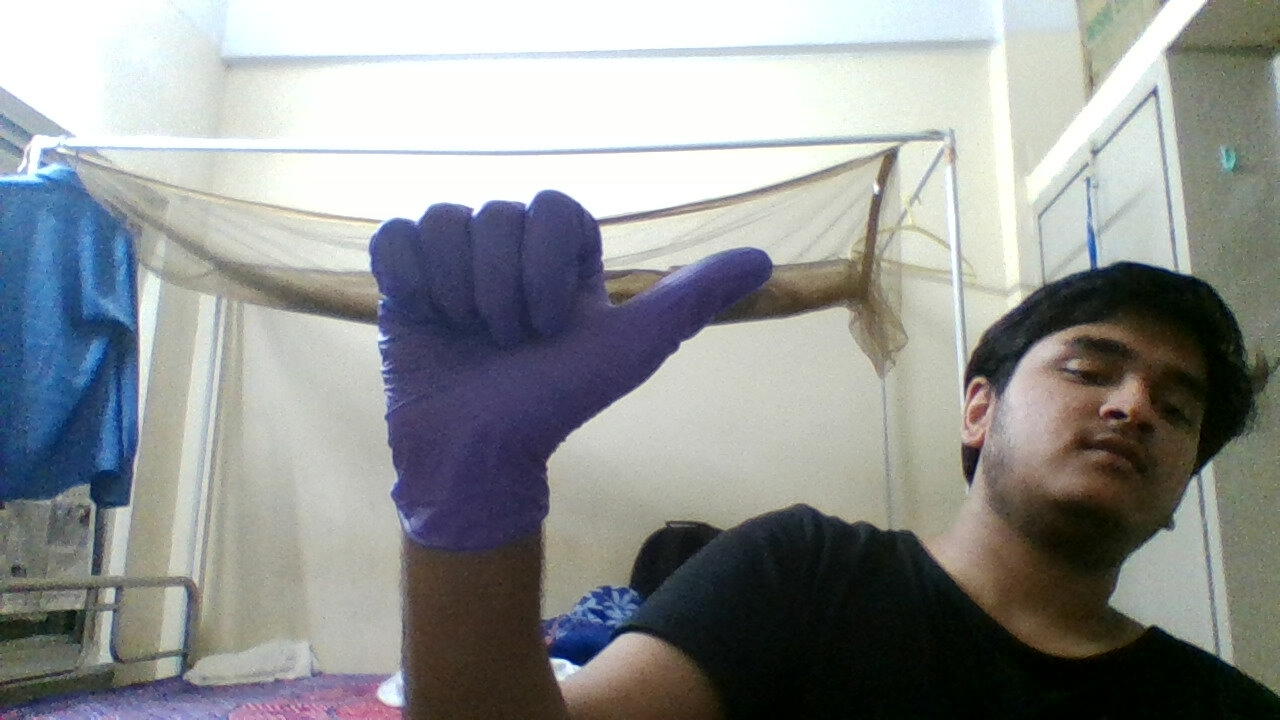
#> input picture ph1.jpg, 1280 x 720 px
$ python extreme.py   (older library calls are emulated)
#> lines starting #> are read from the running program, lines starting #| are printed output that depends on the picture; after the words box and inside, x2 and y2 are one past the last pixel; in counts of white or black regions, pixels touching at a corner belong together; long printed decimals are rounded
import cv2
import numpy as np
import imutils
import serial
#ser = serial.Serial('/dev/ttyACM0', baudrate = 9600)       #ACM0

#ser.write(b'70')

cp1 = cv2.imread('ph1.jpg')
#> cp1 is the input picture: shape (720, 1280, 3); mean B, G, R 145.8, 146.2, 143.3
hsa = cv2.cvtColor(cp1, cv2.COLOR_BGR2HSV)
#> hsa: shape (720, 1280, 3); mean H, S, V 59.5, 57.7, 155.2

lower_blue = np.array([110,50,50])
upper_blue = np.array([130,255,255])

mask2 = cv2.inRange(hsa, lower_blue, upper_blue)
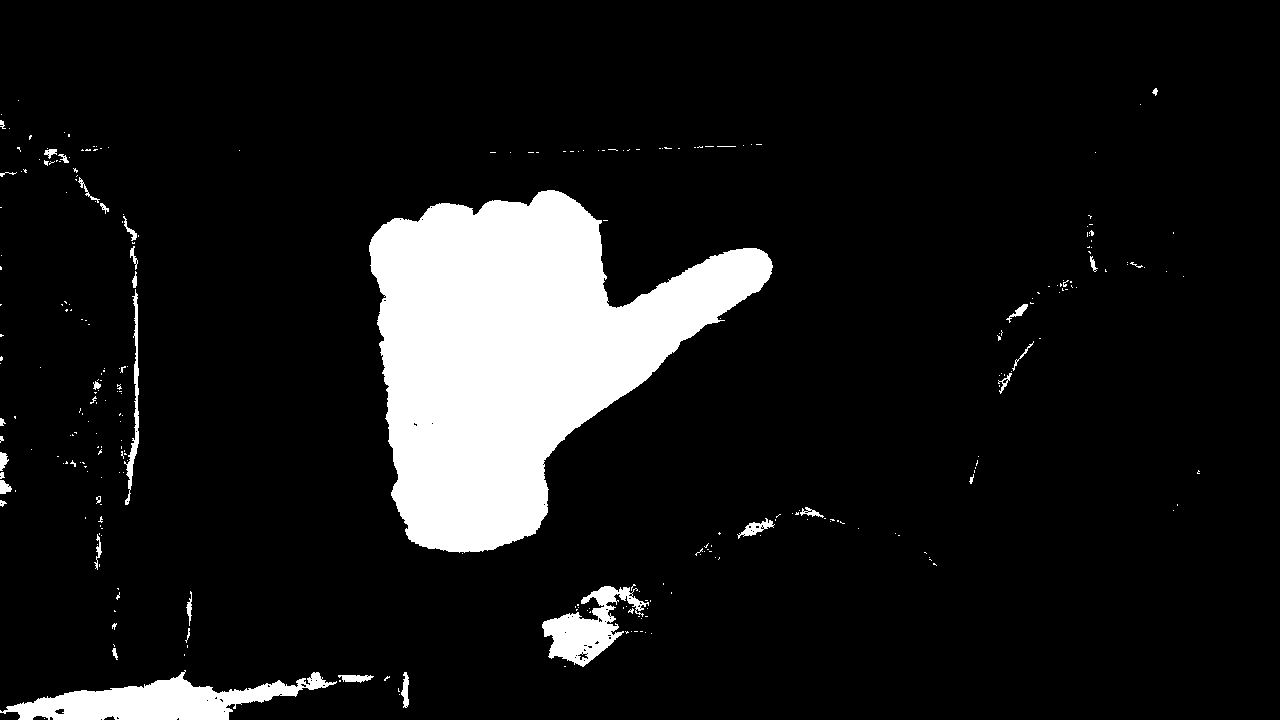
#> mask2: shape (720, 1280); 10.2% white; 289 white regions (254 under 20 px), largest, box (x1, y1, x2, y2) and area: (369, 190, 773, 553) 78856, (0, 670, 337, 720) 7717, (542, 586, 649, 667) 3544
res2 = cv2.bitwise_and(cp1,cp1, mask= mask2)
imgrey2 = cv2.cvtColor(res2,cv2.COLOR_BGR2GRAY)
ret2,thresh2 = cv2.threshold(imgrey2,127,255,cv2.THRESH_BINARY_INV)
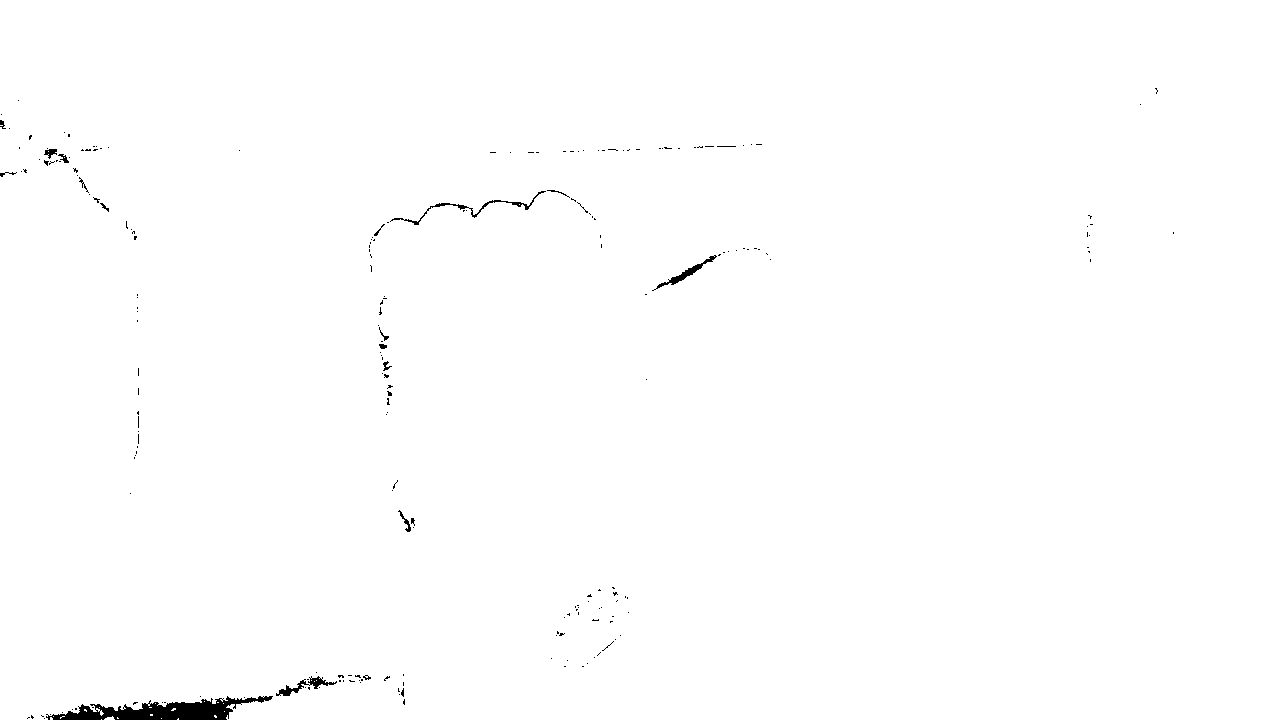
#> thresh2: shape (720, 1280); 99.5% white; 220 black regions (202 under 20 px)
_,conto, hierarc = cv2.findContours(imgrey2,cv2.RETR_TREE,cv2.CHAIN_APPROX_SIMPLE)
#> conto = 365 contours, 338 with area under 20; largest, box (x1, y1, x2, y2) and area: (369, 190, 773, 553) 78199, (0, 670, 337, 720) 7374, (542, 586, 649, 667) 3353, (124, 289, 139, 505) 590, (737, 518, 775, 539) 244
sz1 = len(conto)
#> sz1 = 365
ar1 = np.arange(sz1).reshape((sz1,1))
#> ar1 = 365 values from 0 to 364
for i in range(0,sz1):
 ar1[i] = cv2.contourArea(conto[i])
#> after the loop, ar1 = 365 values, max 78199 at index 290, min 0 at index 0, mean 251.3
maxAr1 = np.amax(ar1)
#> maxAr1 = 78199
cindex1 = np.argmax(ar1)
#> cindex1 = 290
cn2 = conto[cindex1]
#> cn2 = contour of 765 points, box (x1, y1, x2, y2) (369, 190, 773, 553), area 78199

#leftmost = tuple(conto[conto[:,:,0].argmin()][0])
#rightmost = tuple(conto[conto[:,:,0].argmax()][0])
extRight = tuple(cn2[cn2[:, :, 0].argmax()][0])
#> extRight = (772, 267)
extLeft = tuple(cn2[cn2[:, :, 0].argmin()][0])
#> extLeft = (369, 245)
cv2.circle(cp1, extRight, 8, (0,255,0), -1)
#> cp1: shape (720, 1280, 3); 0.02% of pixels changed, all inside (x1, y1, x2, y2) = (764, 259, 781, 276)
#ret = cv2.matchShapes(cn1,cn2,1,0.0)
#print(ret)

hull = cv2.convexHull(cn2,returnPoints = False)
#> hull = 40 values, max 764 at index 0, min 0 at index 39, mean 342.4
defects = cv2.convexityDefects(cn2,hull)
#> defects = 35 rows, first 6: [0, 60, 39, 4121], [60, 85, 74, 2833], [85, 87, 86, 114], [87, 92, 91, 373], [93, 95, 94, 169], [95, 97, 96, 142]
defShape = defects.shape[0]
#> defShape = 35
#print(defShape)
dis = np.arange(defShape).reshape((defShape,1))
#> dis = 35 values from 0 to 34
for i in range(defects.shape[0]):
    s,e,f,d = defects[i,0]
    start = tuple(cn2[s][0])
    end = tuple(cn2[e][0])
    far = tuple(cn2[f][0])
    dis[i] = -1*((far[0]-start[0])*(start[1]-end[1])-(far[1]-start[1])*(start[0]-end[0]))/(((start[1]-end[1])**2 + (start[0] - end[0])**2)**(0.5))
    cv2.line(cp1,start,end,[0,255,0],2)
    cv2.line(cp1,far,end,[0,255,0],2)
    cv2.line(cp1,far,start,[0,255,0],2)
    cv2.circle(cp1,far,5,[0,0,255],-1)
#> this loop made 35 passes
#> (s, e, f, d, start, end, far) on passes 1 to 12: (0, 60, 39, 4121, (547, 190), (439, 203), (474, 215)), (60, 85, 74, 2833, (439, 203), (394, 218), (417, 222)), (85, 87, 86, 114, (394, 218), (392, 219), (393, 219)), (87, 92, 91, 373, (392, 219), (383, 224), (386, 224)), (93, 95, 94, 169, (381, 226), (374, 234), (381, 227)), (95, 97, 96, 142, (374, 234), (372, 237), (374, 235)), (97, 99, 98, 114, (372, 237), (371, 239), (372, 238)), (99, 103, 100, 162, (371, 239), (369, 245), (371, 241)), (104, 109, 107, 420, (369, 251), (370, 265), (371, 256)), (109, 245, 127, 3357, (370, 265), (391, 495), (386, 296)), (245, 274, 267, 1305, (391, 495), (406, 534), (408, 525)), (274, 276, 275, 229, (406, 534), (408, 538), (408, 536))
#> (s, e, f, d, start, far) on pass 23: (347, 351, 350, 190, (530, 535), (533, 533))
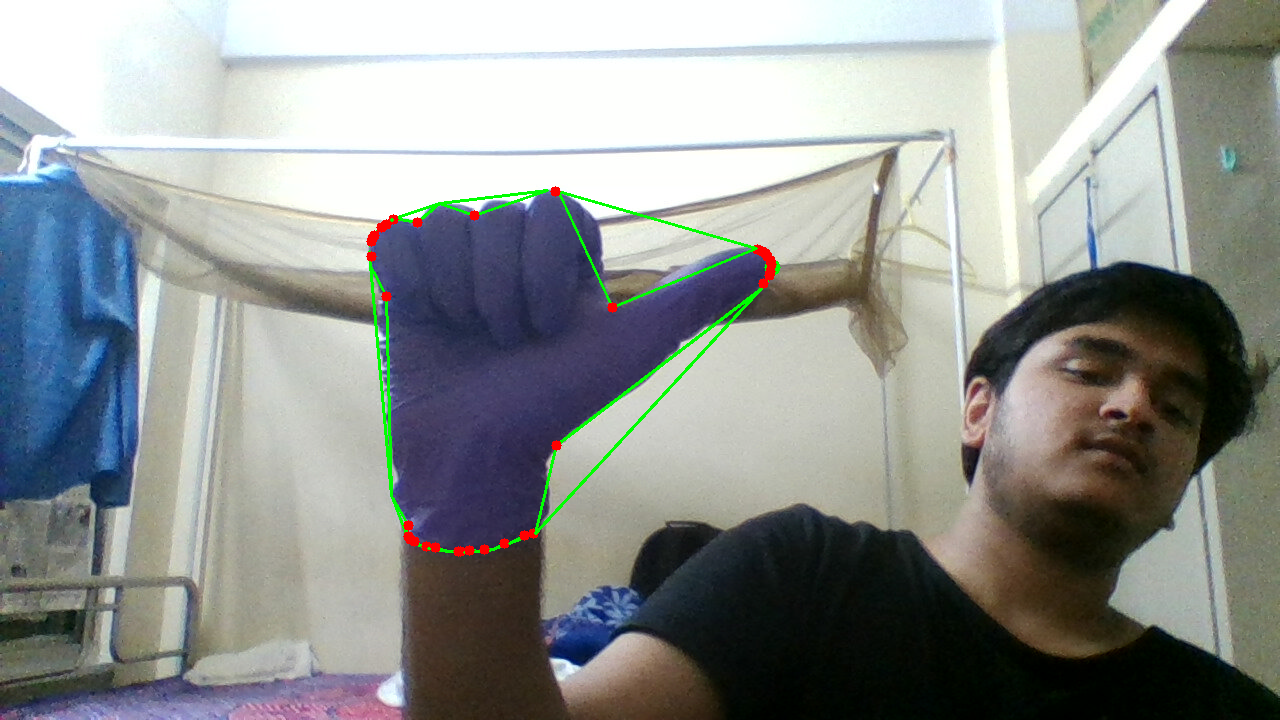
#> cp1: shape (720, 1280, 3); mean B, G, R 144.5, 146.6, 142.8
#> after the loop, dis = 35 values, max 96 at index 33, min 0 at index 2, mean 5.71

cv2.drawContours(cp1, conto, cindex1, (0,255,0), 3)
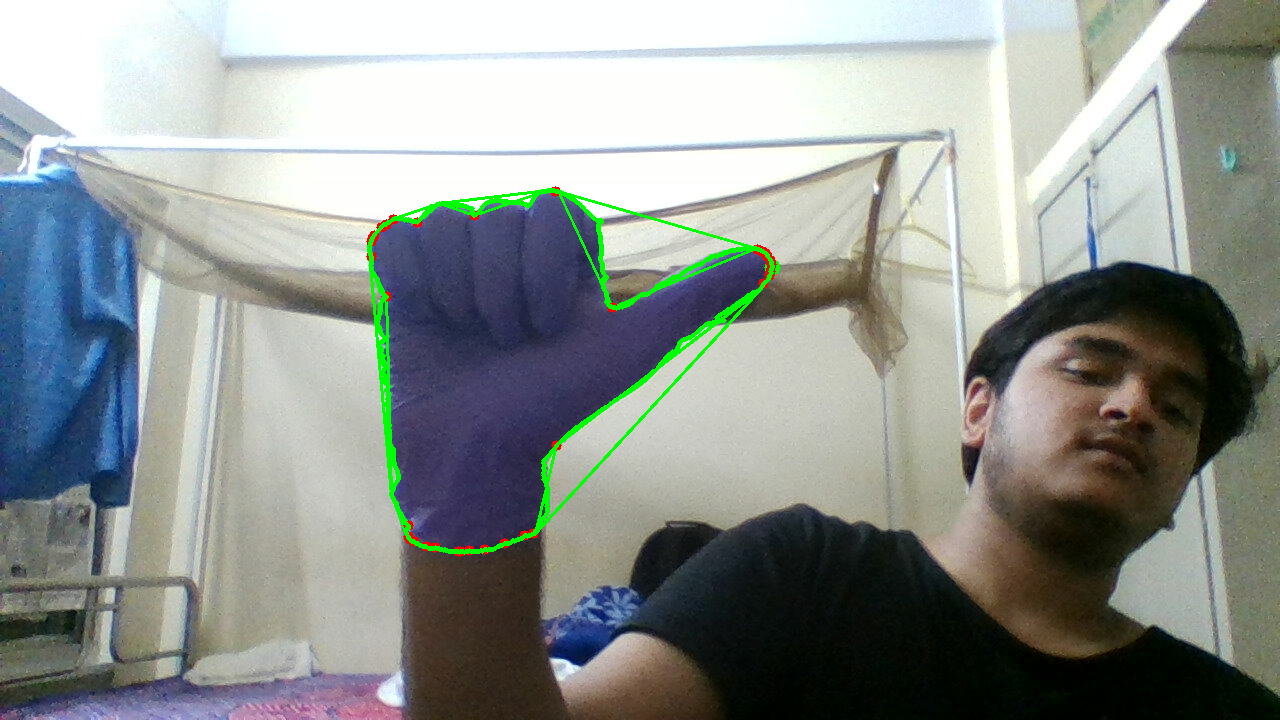
#> cp1: shape (720, 1280, 3); 0.52% of pixels changed, all inside (x1, y1, x2, y2) = (367, 188, 775, 555)
maxLine_ind = np.argmax(dis)
#> maxLine_ind = 33
#print(dis)
a,d,b,w = defects[maxLine_ind,0]
#> a = 590; d = 762; b = 678; w = 24713
farEnd = tuple(cn2[b][0])
#> farEnd = (612, 307)
#slope = (-extRight[1]+farEnd[1])/(extRight[0]-farEnd[0])


distRF = ((extRight[1]-farEnd[1])**2 + (extRight[0]-farEnd[0])**2)**(0.5)
#> distRF = 164.9
distLF = ((extLeft[1]-farEnd[1])**2 + (extLeft[0]-farEnd[0])**2)**(0.5)
#> distLF = 250.8
if distRF<distLF:
 slope = (-extRight[1]+farEnd[1])/(extRight[0]-farEnd[0])
#> slope = 0.25
 print('Right Gesture')
if distRF>distLF:
 slope = (-extLeft[1]+farEnd[1])/(extLeft[0]-farEnd[0])
 print('Left Gesture')
print(slope)
#| 0.25
cv2.circle(cp1,farEnd,5,[255,0,0],-1)
#> cp1: shape (720, 1280, 3); 0.01% of pixels changed, all inside (x1, y1, x2, y2) = (607, 302, 618, 313)
cv2.circle(cp1,(0,30),5,[255,0,0],-1)
#> cp1: shape (720, 1280, 3); mean B, G, R 143.9, 147.4, 141.9
cv2.imshow("Title",cp1)


cv2.waitKey()
cv2.destroyAllWindows()

$ run again, with ph.jpg copied over ph1.jpg
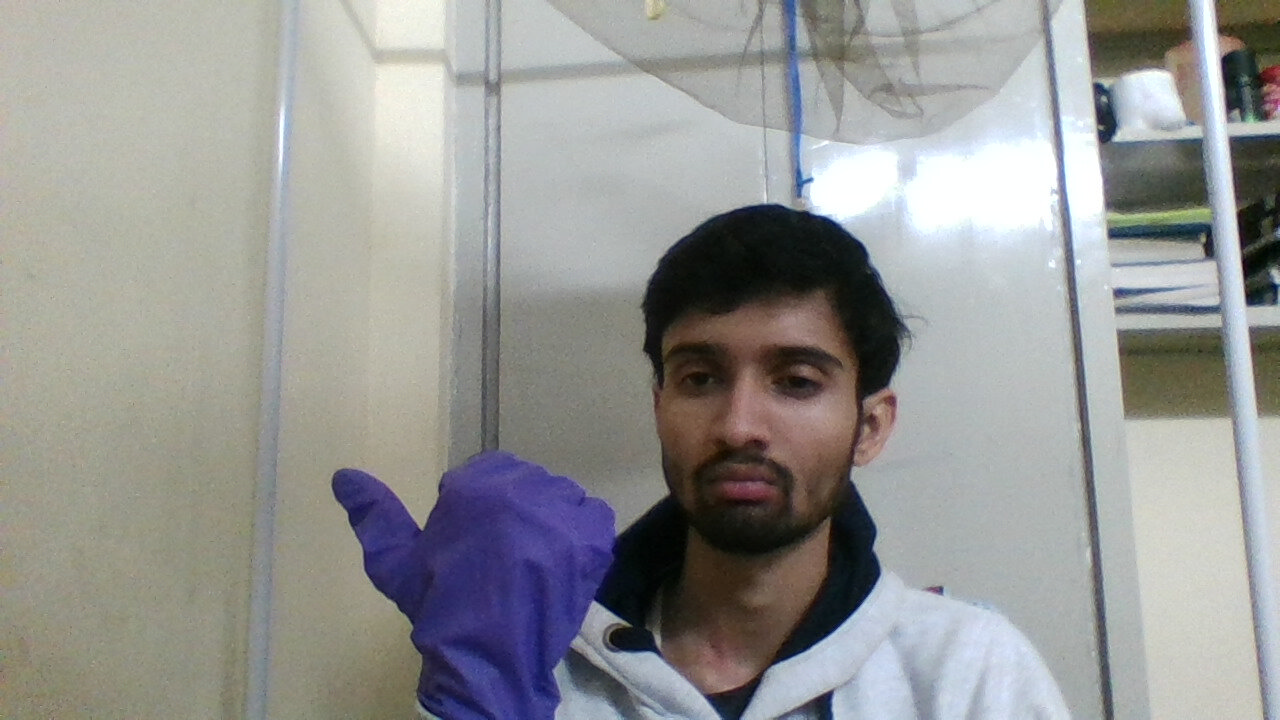
#> input picture ph.jpg, 1280 x 720 px
#> cp1 is the input picture: shape (720, 1280, 3); mean B, G, R 148.6, 150.2, 149.8
#> hsa: shape (720, 1280, 3); mean H, S, V 59.8, 36.8, 157.9
#> `mask2 = cv2.inRange(hsa, lower_blue, upper_blue)`:
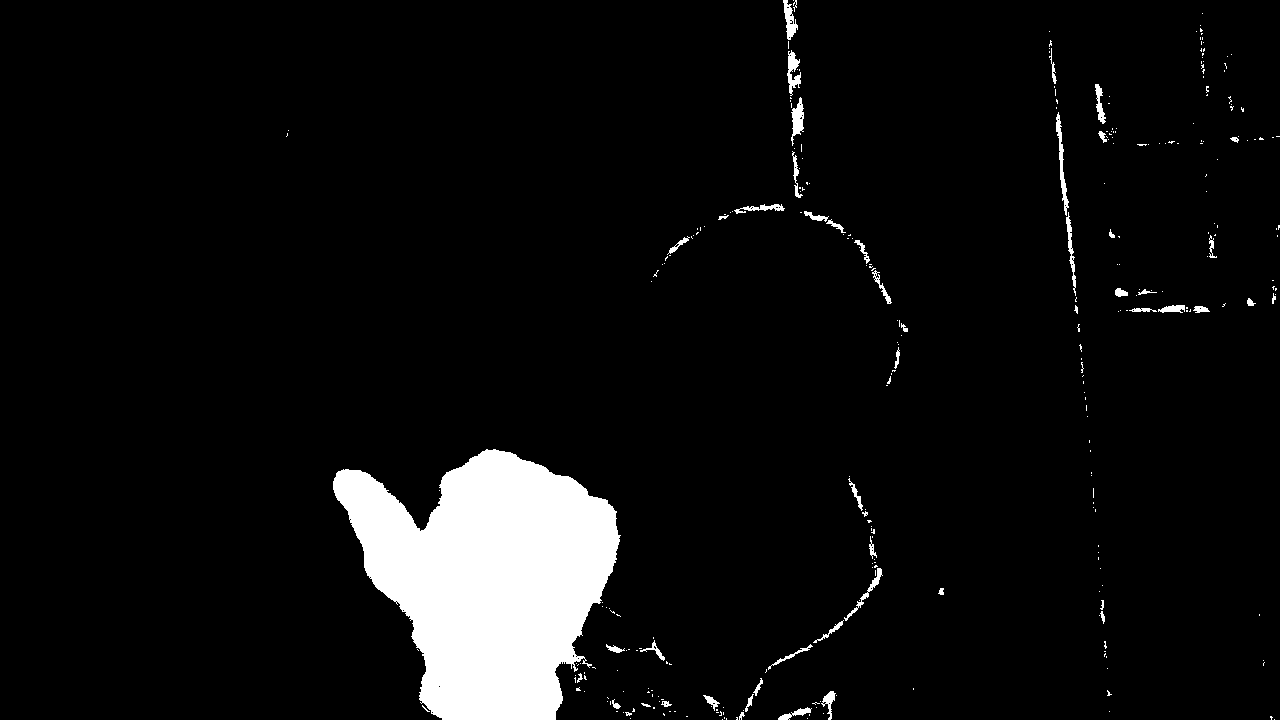
#> mask2: shape (720, 1280); 6% white; 319 white regions (268 under 20 px), largest, box (x1, y1, x2, y2) and area: (333, 449, 621, 720) 49503, (1056, 112, 1069, 216) 397, (791, 97, 804, 146) 336
#> thresh2: shape (720, 1280); 99.9% white; black in thin lines or dots, all inside (x1, y1, x2, y2) = (286, 0, 1275, 720)
#> conto = 375 contours, 334 with area under 20; largest, box (x1, y1, x2, y2) and area: (333, 449, 621, 720) 48968, (1056, 112, 1069, 216) 292, (791, 97, 804, 146) 284, (783, 0, 798, 40) 257, (787, 50, 801, 96) 256
#> sz1 = 375
#> `ar1 = np.arange(sz1).reshape((sz1,1))`: ar1 = 375 values from 0 to 374
#> after the loop `for i in range(0,sz1):`: ar1 = 375 values, max 48967 at index 141, min 0 at index 0, mean 141.4
#> maxAr1 = 48967
#> cindex1 = 141
#> cn2 = contour of 626 points, box (x1, y1, x2, y2) (333, 449, 621, 720), area 48968
#> extRight = (620, 535)
#> extLeft = (333, 481)
#> hull = 24 values, max 621 at index 0, min 0 at index 23, mean 365.5
#> defects = 21 rows, first 6: [621, 0, 623, 256], [0, 149, 78, 18449], [149, 153, 152, 190], [154, 156, 155, 285], [156, 158, 157, 162], [159, 163, 160, 162]
#> the loop `for i in range(defects.shape[0]):` made 21 passes
#> (s, e, f, d, start, end, far) on passes 1 to 7: (621, 0, 623, 256, (495, 449), (486, 449), (492, 450)), (0, 149, 78, 18449, (486, 449), (343, 469), (420, 531)), (149, 153, 152, 190, (343, 469), (338, 471), (340, 471)), (154, 156, 155, 285, (336, 473), (334, 478), (336, 476)), (156, 158, 157, 162, (334, 478), (333, 481), (334, 480)), (159, 163, 160, 162, (333, 489), (335, 495), (334, 490)), (163, 206, 195, 1759, (335, 495), (367, 575), (362, 544))
#> after the loop `for i in range(defects.shape[0]):`: dis = 21 values, max 72 at index 1, min 0 at index 2, mean 8.48
#> `cv2.drawContours(cp1, conto, cindex1, (0,255,0), 3)`:
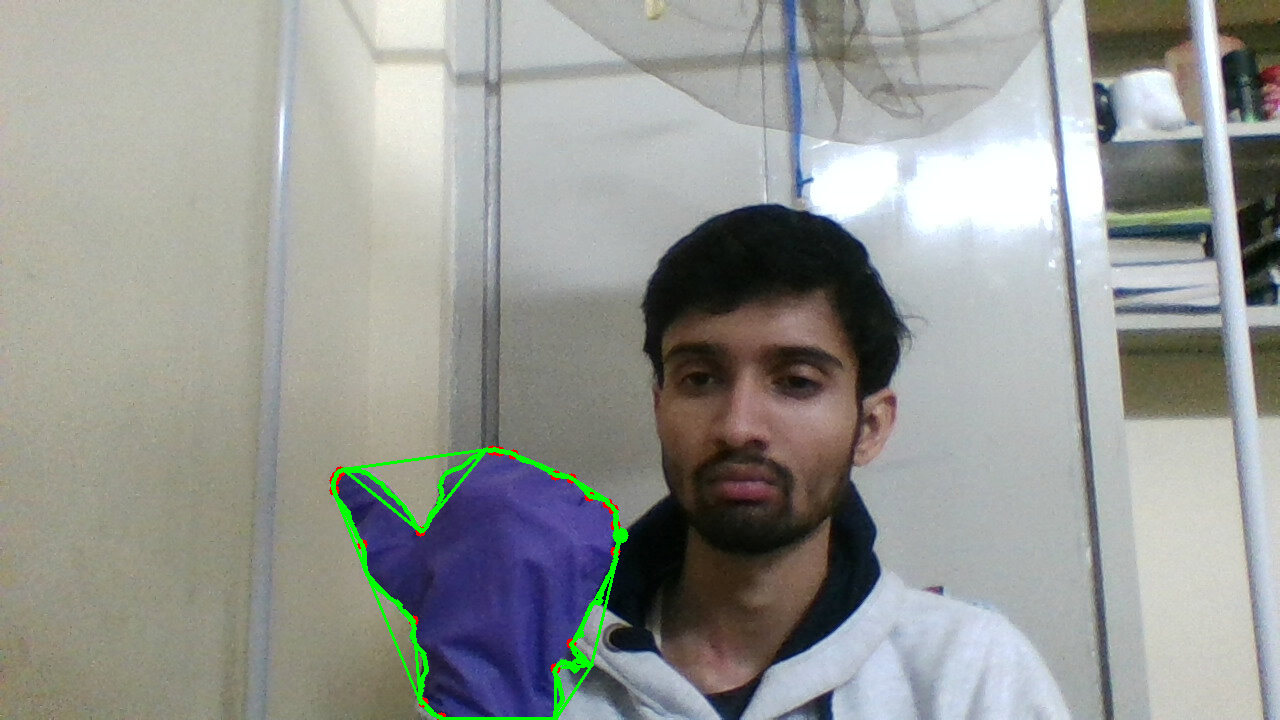
#> cp1: shape (720, 1280, 3); mean B, G, R 147.6, 151.5, 149.3
#> maxLine_ind = 1
#> `a,d,b,w = defects[maxLine_ind,0]`: a = 0; d = 149; b = 78; w = 18449
#> farEnd = (420, 531)
#> distRF = 200
#> distLF = 100.3
#> slope = -0.575
#| -0.5747
